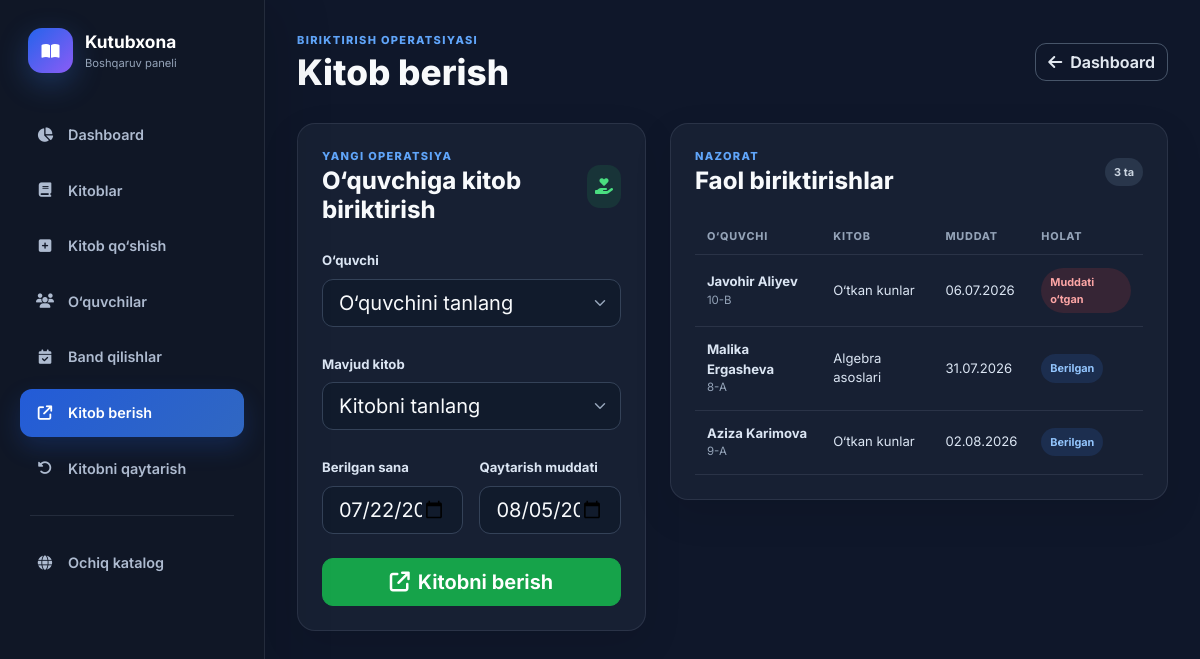
The app's page /admin/issue-book.php with its own data.
### tables this page shows
CREATE TABLE borrow_transactions (
    id BIGINT UNSIGNED AUTO_INCREMENT PRIMARY KEY,
    book_id INT UNSIGNED NOT NULL,
    student_id INT UNSIGNED NOT NULL,
    borrow_date DATE NOT NULL,
    due_date DATE NOT NULL,
    return_date DATE DEFAULT NULL,
    status ENUM('borrowed','returned','overdue') NOT NULL DEFAULT 'borrowed',
    created_at TIMESTAMP NOT NULL DEFAULT CURRENT_TIMESTAMP,
    CONSTRAINT fk_transactions_book FOREIGN KEY (book_id) REFERENCES books(id) ON UPDATE CASCADE ON DELETE RESTRICT,
    CONSTRAINT fk_transactions_student FOREIGN KEY (student_id) REFERENCES students(id) ON UPDATE CASCADE ON DELETE RESTRICT,
    CONSTRAINT chk_transactions_due_date CHECK (due_date >= borrow_date),
    CONSTRAINT chk_transactions_return_date CHECK (return_date IS NULL OR return_date >= borrow_date),
    INDEX idx_transactions_status_due (status, due_date), INDEX idx_transactions_book (book_id), INDEX idx_transactions_student (student_id)
);

CREATE TABLE students (
    id INT UNSIGNED AUTO_INCREMENT PRIMARY KEY,
    first_name VARCHAR(80) NOT NULL,
    last_name VARCHAR(80) NOT NULL,
    full_name VARCHAR(180) NOT NULL COMMENT 'Compatibility/display value maintained by the application',
    class_name VARCHAR(50) NOT NULL,
    phone VARCHAR(100) DEFAULT NULL COMMENT 'Phone or other reasonable contact value',
    student_code VARCHAR(50) NOT NULL UNIQUE,
    is_active TINYINT(1) NOT NULL DEFAULT 1,
    created_at TIMESTAMP NOT NULL DEFAULT CURRENT_TIMESTAMP,
    updated_at TIMESTAMP NOT NULL DEFAULT CURRENT_TIMESTAMP ON UPDATE CURRENT_TIMESTAMP,
    INDEX idx_students_person_name (last_name, first_name), INDEX idx_students_class (class_name), INDEX idx_students_active (is_active)
);

CREATE TABLE books (
    id INT UNSIGNED AUTO_INCREMENT PRIMARY KEY,
    title VARCHAR(255) NOT NULL,
    author VARCHAR(180) NOT NULL,
    category_id INT UNSIGNED NOT NULL,
    description TEXT NOT NULL,
    cover_image VARCHAR(255) DEFAULT NULL,
    total_copies INT UNSIGNED NOT NULL DEFAULT 1,
    available_copies INT UNSIGNED NOT NULL DEFAULT 1 COMMENT 'Physical copies currently on shelf; approved holds are subtracted in application availability',
    is_active TINYINT(1) NOT NULL DEFAULT 1,
    created_at TIMESTAMP NOT NULL DEFAULT CURRENT_TIMESTAMP,
    updated_at TIMESTAMP NOT NULL DEFAULT CURRENT_TIMESTAMP ON UPDATE CURRENT_TIMESTAMP,
    CONSTRAINT fk_books_category FOREIGN KEY (category_id) REFERENCES categories(id) ON UPDATE CASCADE ON DELETE RESTRICT,
    CONSTRAINT chk_books_total_copies CHECK (total_copies >= 1),
    CONSTRAINT chk_books_available_copies CHECK (available_copies <= total_copies),
    INDEX idx_books_public (is_active, created_at), INDEX idx_books_title (title), INDEX idx_books_author (author), INDEX idx_books_category (category_id)
);

### config/db.php (called while the page is built, shortened)
<?php
function e($value): string
{
    return htmlspecialchars(
        (string) $value,
        ENT_QUOTES | ENT_SUBSTITUTE,
        'UTF-8',
        false
    );
}
require_once dirname(__DIR__) . '/includes/feature_helpers.php';

### admin/issue-book.php (the view, shortened to what this page needs)
<?php
require_once dirname(__DIR__) . '/config/db.php';
$formData = [
    'student_id' => 0,
    'book_id' => 0,
    'borrow_date' => date('Y-m-d'),
    'due_date' => date('Y-m-d', strtotime('+14 days')),
];
$studentStatement = $pdo->prepare('SELECT id, full_name, class_name, student_code FROM students WHERE is_active = 1 ORDER BY full_name ASC');
$studentStatement->execute();
$students = $studentStatement->fetchAll();
$availableBookStatement = $pdo->prepare(
    "SELECT b.id, b.title, b.author, b.available_copies, b.total_copies,
            b.available_copies - (SELECT COUNT(*) FROM reservations r WHERE r.book_id=b.id AND r.status IN ('approved','ready')) AS free_copies
     FROM books b
     WHERE b.is_active=1 AND b.available_copies > (SELECT COUNT(*) FROM reservations r WHERE r.book_id=b.id AND r.status IN ('approved','ready'))
     ORDER BY b.title ASC"
);
$availableBookStatement->execute();
$availableBooks = $availableBookStatement->fetchAll();
$activeStatement = $pdo->prepare(
    "SELECT bt.id, bt.borrow_date, bt.due_date, bt.status, b.title, s.full_name, s.class_name
     FROM borrow_transactions bt
     INNER JOIN books b ON b.id = bt.book_id
     INNER JOIN students s ON s.id = bt.student_id
     WHERE bt.status IN ('borrowed', 'overdue')
     ORDER BY bt.due_date ASC
     LIMIT 10"
);
$activeStatement->execute();
$activeLoans = $activeStatement->fetchAll();
?>
<!doctype html>
<html lang="uz">
<head>
    <link rel="stylesheet" href="https://cdn.jsdelivr.net/npm/bootstrap@5.3.3/dist/css/bootstrap.min.css">
    <link rel="stylesheet" href="https://cdnjs.cloudflare.com/ajax/libs/font-awesome/6.5.2/css/all.min.css">
    <link rel="stylesheet" href="<?= e(APP_URL) ?>/assets/css/admin.css">
</head>
<body class="admin-body">
<div class="admin-layout">
    <aside class="admin-sidebar">
        <a class="admin-brand" href="<?= e(APP_URL) ?>/admin/index.php"><span><i class="fa-solid fa-book-open"></i></span><div><strong>Kutubxona</strong><small>Boshqaruv paneli</small></div></a>
        <?= library_feature_admin_nav('issue') ?>
    </aside>
    <main class="admin-main">
        <header class="admin-topbar"><button class="sidebar-toggle" type="button" data-sidebar-toggle><i class="fa-solid fa-bars"></i></button><div><p class="admin-eyebrow">Biriktirish operatsiyasi</p><h1>Kitob berish</h1></div><a class="btn btn-outline-light" href="<?= e(APP_URL) ?>/admin/index.php"><i class="fa-solid fa-arrow-left me-2"></i>Dashboard</a></header>
        <div class="row g-4">
            <div class="col-xl-5">
                <section class="admin-panel">
                    <div class="panel-heading"><div><p class="admin-eyebrow">Yangi operatsiya</p><h2 class="h4">O‘quvchiga kitob biriktirish</h2></div><span class="panel-icon"><i class="fa-solid fa-hand-holding-heart"></i></span></div>
                    <form method="post" action="<?= e(APP_URL) ?>/admin/issue-book.php" class="admin-form" novalidate>
                        <div class="mb-4"><label class="form-label" for="student_id">O‘quvchi</label><select class="form-select form-select-lg" id="student_id" name="student_id" required><option value="">O‘quvchini tanlang</option></select></div>
                        <div class="mb-4"><label class="form-label" for="book_id">Mavjud kitob</label><select class="form-select form-select-lg" id="book_id" name="book_id" required><option value="">Kitobni tanlang</option></select></div>
                        <div class="row g-3 mb-4"><div class="col-sm-6"><label class="form-label" for="borrow_date">Berilgan sana</label><input type="date" class="form-control form-control-lg" id="borrow_date" name="borrow_date" value="<?= e($formData['borrow_date']) ?>" required></div><div class="col-sm-6"><label class="form-label" for="due_date">Qaytarish muddati</label><input type="date" class="form-control form-control-lg" id="due_date" name="due_date" value="<?= e($formData['due_date']) ?>" required></div></div>
                        <button class="btn btn-success btn-lg w-100" type="submit" <?= $students === [] || $availableBooks === [] ? 'disabled' : '' ?>><i class="fa-solid fa-arrow-up-right-from-square me-2"></i>Kitobni berish</button>
                    </form>
                </section>
            </div>
            <div class="col-xl-7">
                <section class="admin-panel">
                    <div class="panel-heading"><div><p class="admin-eyebrow">Nazorat</p><h2 class="h4">Faol biriktirishlar</h2></div><span class="dark-badge"><?= count($activeLoans) ?> ta</span></div>
                    <div class="table-responsive"><table class="table admin-table align-middle"><thead><tr><th>O‘quvchi</th><th>Kitob</th><th>Muddat</th><th>Holat</th></tr></thead><tbody>
                    <?php foreach ($activeLoans as $loan): ?><tr><td><strong><?= e($loan['full_name']) ?></strong><small class="d-block"><?= e($loan['class_name']) ?></small></td><td><?= e($loan['title']) ?></td><td><?= date('d.m.Y', strtotime($loan['due_date'])) ?></td><td><span class="status-pill status-<?= e($loan['status']) ?>"><?= $loan['status'] === 'overdue' ? 'Muddati o‘tgan' : 'Berilgan' ?></span></td></tr><?php endforeach; ?>
                    </tbody></table></div>
                </section>
            </div>
        </div>
    </main>
</div>
</body>
</html>

### includes/feature_helpers.php (shortened to what this page needs)
<?php
function library_feature_admin_nav(string $active): string
{
    $items = [
        'dashboard' => ['admin/index.php', 'fa-chart-pie', 'Dashboard'],
        'books' => ['admin/books.php', 'fa-book', 'Kitoblar'],
        'add-book' => ['admin/add-book.php', 'fa-square-plus', 'Kitob qo‘shish'],
        'students' => ['admin/students.php', 'fa-users', 'O‘quvchilar'],
        'reservations' => ['admin/reservations.php', 'fa-calendar-check', 'Band qilishlar'],
        'issue' => ['admin/issue-book.php', 'fa-arrow-up-right-from-square', 'Kitob berish'],
        'return' => ['admin/return-book.php', 'fa-rotate-left', 'Kitobni qaytarish'],
    ];
    $html = '<nav class="admin-nav" aria-label="Admin navigatsiyasi">';
    foreach ($items as $key => $item) {
        $html .= '<a' . ($active === $key ? ' class="active"' : '') . ' href="' . e(APP_URL . '/' . $item[0]) . '"><i class="fa-solid ' . e($item[1]) . '"></i>' . e($item[2]) . '</a>';
    }
    return $html . '<div class="nav-divider"></div><a href="' . e(APP_URL . '/index.php') . '"><i class="fa-solid fa-globe"></i>Ochiq katalog</a></nav>';
}

### assets/css/admin.css (style rules this page uses)
:root { --admin-bg: #0f172a; --admin-sidebar: #111827; --admin-panel: #172033; --admin-panel-soft: #1e293b; --admin-line: rgba(148, 163, 184, .15); --admin-text: #f8fafc; --admin-muted: #94a3b8; --admin-primary: #3b82f6; --admin-green: #22c55e; --admin-red: #ef4444; --admin-violet: #8b5cf6; }
* { box-sizing: border-box; }
body.admin-body { min-height: 100vh; margin: 0; color: var(--admin-text); background: var(--admin-bg); font-family: 'Inter', system-ui, sans-serif; -webkit-font-smoothing: antialiased; }
a { text-decoration: none; }
.admin-layout { display: flex; min-height: 100vh; }
.admin-sidebar { position: fixed; z-index: 1050; top: 0; bottom: 0; left: 0; display: flex; width: 265px; flex-direction: column; padding: 28px 20px; border-right: 1px solid var(--admin-line); background: rgba(17, 24, 39, .98); box-shadow: 18px 0 50px rgba(0, 0, 0, .12); }
.admin-brand { display: flex; align-items: center; gap: 12px; margin: 0 8px 38px; color: #fff; }
.admin-brand > span { display: grid; width: 45px; height: 45px; place-items: center; border-radius: 14px; background: linear-gradient(135deg, #2563eb, #8b5cf6); box-shadow: 0 10px 30px rgba(59, 130, 246, .28); }
.admin-brand strong, .admin-brand small { display: block; }
.admin-brand strong { font-size: 1.08rem; }
.admin-brand small { color: var(--admin-muted); font-size: .7rem; }
.admin-nav { display: grid; gap: 8px; }
.admin-nav a { display: flex; align-items: center; gap: 13px; padding: 13px 15px; border-radius: 12px; color: #aebbd0; font-size: .9rem; font-weight: 600; transition: .2s ease; }
.admin-nav a i { width: 20px; text-align: center; }
.admin-nav a.active { color: #fff; background: linear-gradient(135deg, rgba(37,99,235,.9), rgba(59,130,246,.75)); box-shadow: 0 10px 24px rgba(37,99,235,.2); }
.nav-divider { height: 1px; margin: 15px 10px; background: var(--admin-line); }
.admin-main { width: calc(100% - 265px); min-width: 0; margin-left: 265px; padding: 32px; }
.admin-topbar { display: flex; align-items: center; justify-content: space-between; gap: 20px; margin-bottom: 30px; }
.admin-topbar h1 { margin: 2px 0 0; font-size: clamp(1.55rem, 3vw, 2.2rem); font-weight: 800; }
.admin-eyebrow { margin: 0; color: #60a5fa; font-size: .69rem; font-weight: 800; letter-spacing: .12em; text-transform: uppercase; }
.btn { border-radius: 11px; font-weight: 650; }
.btn-success { border-color: #16a34a; background: #16a34a; }
.btn-outline-light { border-color: #475569; color: #e2e8f0; }
.quick-actions, .admin-panel { border: 1px solid var(--admin-line); border-radius: 18px; background: var(--admin-panel); box-shadow: 0 14px 38px rgba(0,0,0,.1); }
.admin-panel { padding: 24px; }
.panel-heading { display: flex; align-items: center; justify-content: space-between; gap: 15px; margin-bottom: 22px; }
.panel-heading h2 { margin: 3px 0 0; font-weight: 750; }
.panel-icon { display: grid; width: 43px; height: 43px; place-items: center; border-radius: 13px; color: #4ade80; background: rgba(34,197,94,.12); }
.admin-table { --bs-table-bg: transparent; --bs-table-color: #dbe5f3; --bs-table-border-color: var(--admin-line); margin: 0; }
.admin-table thead th { padding: 10px 12px; border-bottom-width: 1px; color: var(--admin-muted); font-size: .68rem; font-weight: 750; letter-spacing: .07em; text-transform: uppercase; white-space: nowrap; }
.admin-table tbody td { padding: 13px 12px; font-size: .82rem; }
.admin-table small { color: var(--admin-muted); }
.dark-badge, .status-pill { display: inline-block; padding: 6px 9px; border-radius: 999px; font-size: .68rem; font-weight: 700; }
.dark-badge { color: #cbd5e1; background: #29364b; }
.status-borrowed { color: #60a5fa; }
.status-overdue { color: #f87171; }
.status-pill.status-borrowed { color: #93c5fd; background: rgba(59,130,246,.14); }
.status-pill.status-overdue { color: #fca5a5; background: rgba(239,68,68,.14); }
.admin-form .form-label { color: #dbe5f3; font-size: .82rem; font-weight: 700; }
.admin-form .form-control, .admin-form .form-select { border-color: #344258; color: #f8fafc; background-color: #111b2c; border-radius: 11px; }
.admin-form .form-control::placeholder { color: #64748b; }
.admin-form .form-select option { color: #e2e8f0; background: #111827; }

### records on screen
borrow_transactions: student.full_name "Javohir Aliyev", student.class_name "10-B", book.title "O‘tkan kunlar", due_date "06.07.2026", status "Muddati o‘tgan"
borrow_transactions: student.full_name "Malika Ergasheva", student.class_name "8-A", book.title "Algebra asoslari", due_date "31.07.2026", status "Berilgan"
borrow_transactions: student.full_name "Aziza Karimova", student.class_name "9-A", book.title "O‘tkan kunlar", due_date "02.08.2026", status "Berilgan"

### other values on screen
$item[2] "Dashboard"
$item[2] "Kitoblar"
$item[2] "Kitob qo‘shish"
$item[2] "O‘quvchilar"
$item[2] "Band qilishlar"
$item[2] "Kitob berish"
$item[2] "Kitobni qaytarish"
count($activeLoans) "3"
